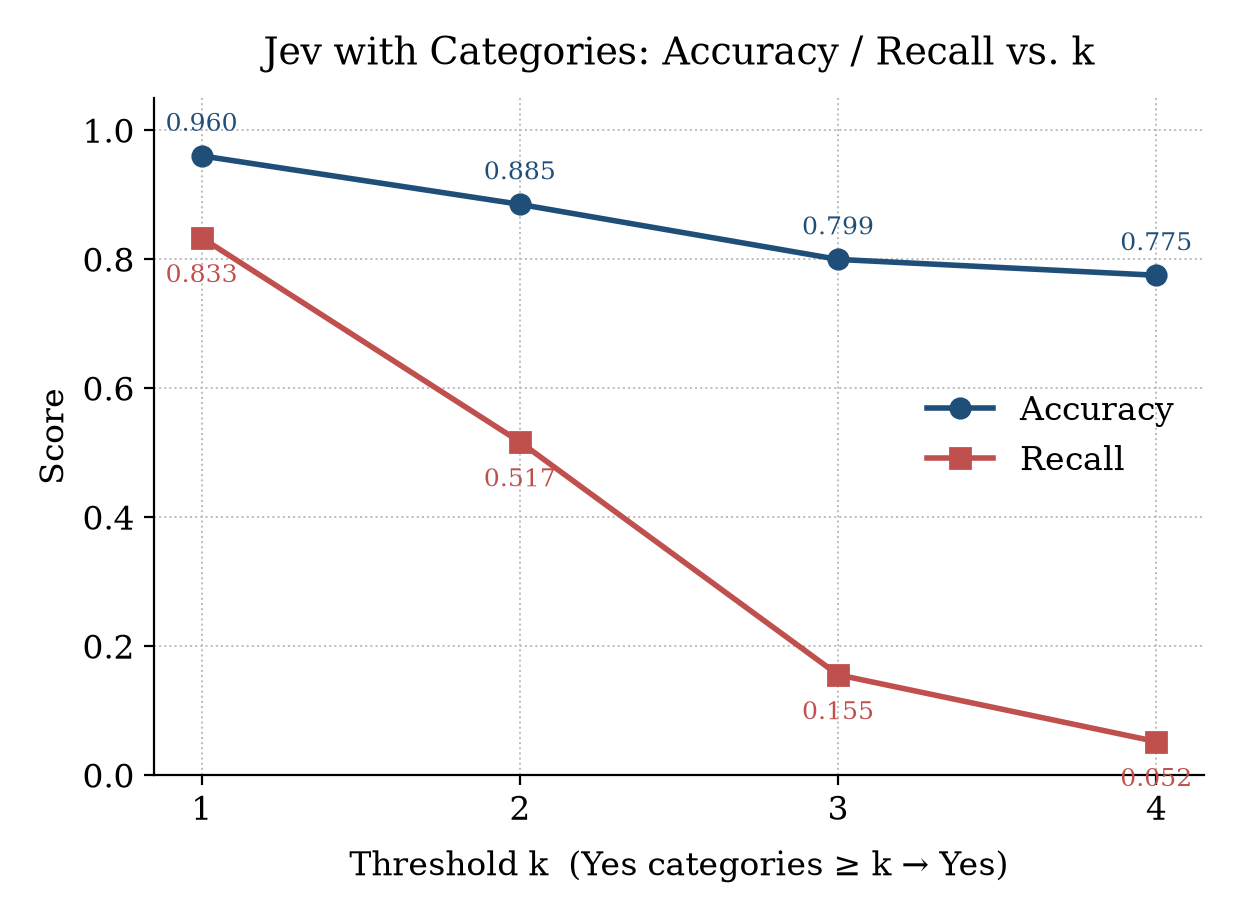

Source code (Python):
"""Plan2 predictions.csv로 통합 임계 k(1~4)에 따른 Accuracy·Recall 그래프를 그린다.

yes_count >= k → Yes 규칙으로 각 k의 지표를 계산해 선그래프로 저장한다. 논문 스타일.

실행:
  uv run --with matplotlib python -X utf8 \
    experiments/Paln2-DivideAndConquer/results/visualization/metrics_by_k.py
"""

import argparse
import csv
import pathlib

import matplotlib

matplotlib.use("Agg")
import matplotlib.pyplot as plt  # noqa: E402

HERE = pathlib.Path(__file__).resolve().parent


def load_records(predictions_path):
    recs = []
    with open(predictions_path, encoding="utf-8-sig", newline="") as f:
        for r in csv.DictReader(f):
            yc = r.get("yes_count", "")
            if yc == "" or yc is None:
                continue
            gold = str(r["gold_yes"]).strip().lower() in ("true", "1", "yes")
            recs.append((gold, int(yc)))
    return recs


def metrics_at_k(recs, k):
    tp = fp = tn = fn = 0
    for gold, yc in recs:
        pred = yc >= k
        if gold and pred:
            tp += 1
        elif gold and not pred:
            fn += 1
        elif not gold and pred:
            fp += 1
        else:
            tn += 1
    total = tp + fp + tn + fn
    acc = (tp + tn) / total if total else 0.0
    rec = tp / (tp + fn) if (tp + fn) else 0.0
    return acc, rec


def main(argv=None):
    p = argparse.ArgumentParser(description="Plan2 k별 Accuracy·Recall 그래프")
    p.add_argument("--predictions", default=str(HERE.parent / "predictions.csv"))
    p.add_argument("--out", default=str(HERE / "metrics_by_k.png"))
    p.add_argument("--kmax", type=int, default=4)
    args = p.parse_args(argv)

    recs = load_records(args.predictions)
    ks = list(range(1, args.kmax + 1))
    accs, recs_vals = [], []
    for k in ks:
        a, r = metrics_at_k(recs, k)
        accs.append(a)
        recs_vals.append(r)

    plt.rcParams.update({
        "font.family": "serif",
        "font.size": 12,
        "axes.linewidth": 0.8,
        "mathtext.fontset": "dejavuserif",
    })

    fig, ax = plt.subplots(figsize=(6.2, 4.6))
    ax.plot(ks, accs, marker="o", markersize=7, linewidth=2, color="#1f4e79", label="Accuracy")
    ax.plot(ks, recs_vals, marker="s", markersize=7, linewidth=2, color="#c0504d", label="Recall")

    for k, a, r in zip(ks, accs, recs_vals):
        ax.annotate(f"{a:.3f}", (k, a), textcoords="offset points", xytext=(0, 9),
                    ha="center", fontsize=9, color="#1f4e79")
        ax.annotate(f"{r:.3f}", (k, r), textcoords="offset points", xytext=(0, -16),
                    ha="center", fontsize=9, color="#c0504d")

    ax.set_xticks(ks)
    ax.set_xlabel("Threshold k  (Yes categories ≥ k → Yes)", labelpad=8)
    ax.set_ylabel("Score")
    ax.set_ylim(0, 1.05)
    ax.set_title("Jev with Categories: Accuracy / Recall vs. k", fontsize=13.5, pad=12)
    ax.grid(True, linestyle=":", linewidth=0.7, color="#bbbbbb")
    ax.legend(frameon=False, loc="center right")
    for spine in ("top", "right"):
        ax.spines[spine].set_visible(False)

    fig.tight_layout()
    out_path = pathlib.Path(args.out)
    out_path.parent.mkdir(parents=True, exist_ok=True)
    fig.savefig(out_path, dpi=200)
    print(f"저장: {out_path}")
    for k, a, r in zip(ks, accs, recs_vals):
        print(f"  k={k}: Accuracy={a:.4f}  Recall={r:.4f}")


if __name__ == "__main__":
    main()
